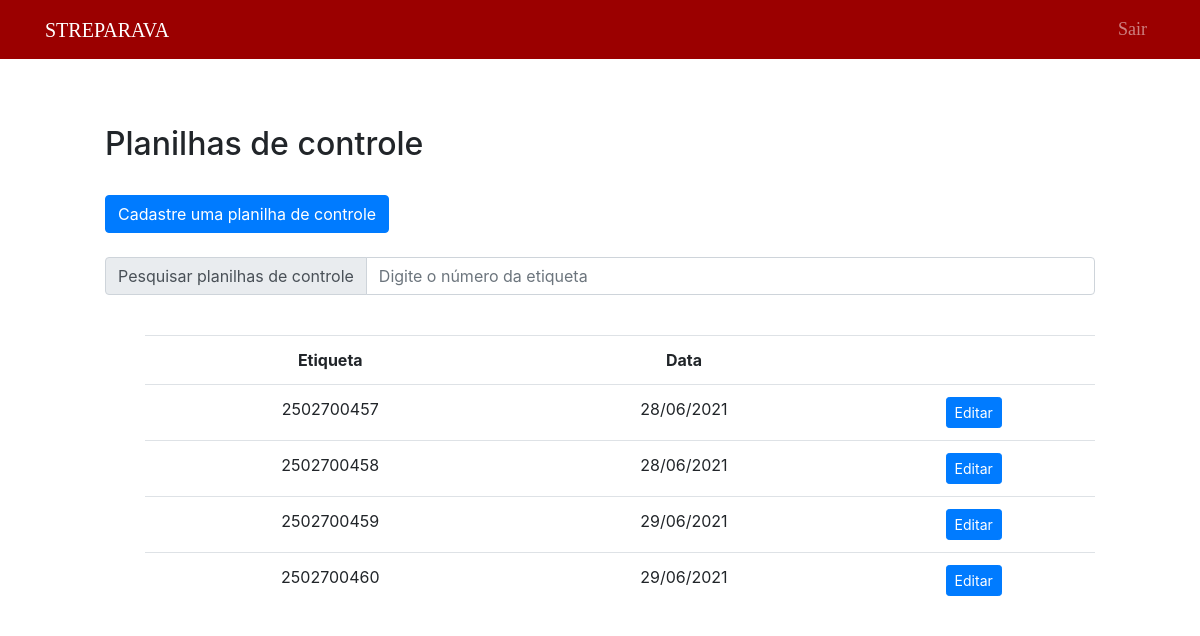
The app's page /public/montagemG70/listPDC70.php (signed in), older data.
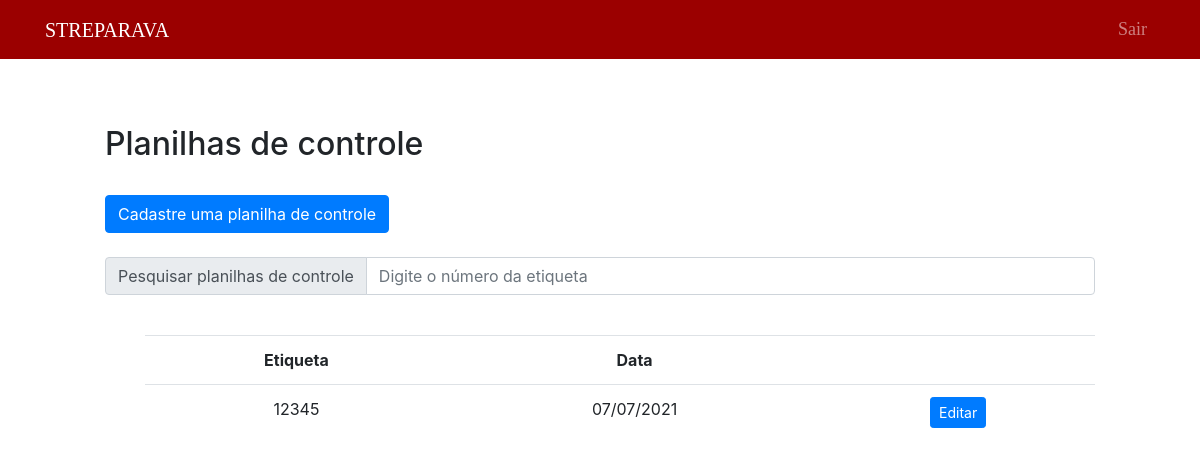
The same page, newer data.
### tables this page shows
CREATE TABLE `g70` (
  `etiqueta` bigint(50) NOT NULL,
  `codigo` bigint(20) NOT NULL,
  `operador` varchar(200) NOT NULL,
  `operador2` varchar(100) NOT NULL,
  `operador3` varchar(100) NOT NULL,
  `esmagamento_dir` varchar(5) NOT NULL,
  `montagem_dir` varchar(5) NOT NULL,
  `esmagamento_esq` varchar(5) NOT NULL,
  `montagem_esq` varchar(5) NOT NULL,
  `oscilacao_esq` float NOT NULL,
  `oscilacao_dir` float NOT NULL,
  `operacao1` varchar(100) NOT NULL,
  `operacao1op` varchar(100) DEFAULT NULL,
  `operacao2` varchar(100) NOT NULL,
  `operacao2op` varchar(100) DEFAULT NULL,
  `operacao3` varchar(100) NOT NULL,
  `operacao3op` varchar(100) DEFAULT NULL,
  `travessa` varchar(50) NOT NULL,
  `data` date NOT NULL,
  `observacoes` text NOT NULL,
  `inspetor` varchar(100) NOT NULL
);

### public/montagemG70/listPDC70NoSearch.php (the view, shortened to what this page needs)
<?php
    include("../../data/connection.php");
    $sql = "SELECT *, DATE_FORMAT(data,'%d/%m/%Y') as datas FROM g70";
    $dadosPDC4 = $connection -> query($sql);
    if($dadosPDC4 -> num_rows > 0)
    {
    ?>
    <div style="margin-left: 100px; margin-right: 100px;">
        <br>
        <table class="table" style="text-align: center;">
            <tr>
                <th>Etiqueta</th>
                <th>Data</th>
                <th></th>
            </tr>
            <?php
                while($exibir = $dadosPDC4 -> fetch_assoc())
                {
                ?>
                    <tr>
                        <td><?php echo $exibir["etiqueta"] ?></td>
                        <td><?php echo $exibir["datas"] ?></td>
                        <td>
                            <button type="button" class="btn btn-primary btn-sm">
                                <a href="editPDC70.php?etiqueta=<?php echo $exibir["etiqueta"]?>" style="text-decoration: none; color: white">Editar</a>
                            </button>
                        </td>
                    </tr>
                <?php
                    }
                ?>
        </table>
    </div>
<?php
    }
    else
    {?>
        <div style="margin-left: 100px; margin-right: 100px;">
        <?php
        echo "Nenhum registro encontrado.";
    }
?>

Row changes from the older to the newer data that the page shows:
removed g70: etiqueta "2502700457", datas "28/06/2021"
removed g70: etiqueta "2502700458", datas "28/06/2021"
removed g70: etiqueta "2502700459", datas "29/06/2021"
removed g70: etiqueta "2502700460", datas "29/06/2021"
added g70: etiqueta "12345", datas "07/07/2021"
